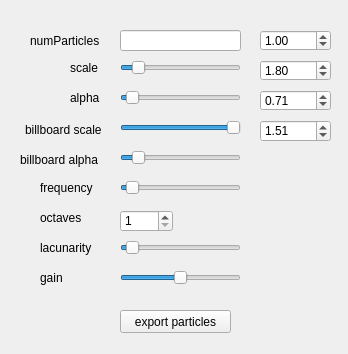
<?xml version="1.0" encoding="UTF-8"?>
<ui version="4.0">
 <class>Form</class>
 <widget class="QWidget" name="Form">
  <property name="geometry">
   <rect>
    <x>0</x>
    <y>0</y>
    <width>348</width>
    <height>354</height>
   </rect>
  </property>
  <property name="windowTitle">
   <string>Form</string>
  </property>
  <widget class="QLabel" name="label_3">
   <property name="geometry">
    <rect>
     <x>70</x>
     <y>90</y>
     <width>32</width>
     <height>15</height>
    </rect>
   </property>
   <property name="text">
    <string>alpha</string>
   </property>
  </widget>
  <widget class="QLineEdit" name="particleNum">
   <property name="geometry">
    <rect>
     <x>120</x>
     <y>30</y>
     <width>121</width>
     <height>21</height>
    </rect>
   </property>
  </widget>
  <widget class="QLabel" name="label_2">
   <property name="geometry">
    <rect>
     <x>70</x>
     <y>60</y>
     <width>32</width>
     <height>15</height>
    </rect>
   </property>
   <property name="text">
    <string>scale</string>
   </property>
  </widget>
  <widget class="QSlider" name="particleScale">
   <property name="geometry">
    <rect>
     <x>120</x>
     <y>60</y>
     <width>121</width>
     <height>16</height>
    </rect>
   </property>
   <property name="maximum">
    <number>1000</number>
   </property>
   <property name="value">
    <number>100</number>
   </property>
   <property name="orientation">
    <enum>Qt::Horizontal</enum>
   </property>
  </widget>
  <widget class="QLabel" name="label">
   <property name="geometry">
    <rect>
     <x>30</x>
     <y>30</y>
     <width>74</width>
     <height>21</height>
    </rect>
   </property>
   <property name="text">
    <string>numParticles</string>
   </property>
  </widget>
  <widget class="QDoubleSpinBox" name="attractor_b">
   <property name="geometry">
    <rect>
     <x>260</x>
     <y>60</y>
     <width>71</width>
     <height>21</height>
    </rect>
   </property>
   <property name="singleStep">
    <double>0.010000000000000</double>
   </property>
   <property name="value">
    <double>1.800000000000000</double>
   </property>
  </widget>
  <widget class="QDoubleSpinBox" name="attractor_c">
   <property name="geometry">
    <rect>
     <x>260</x>
     <y>90</y>
     <width>71</width>
     <height>21</height>
    </rect>
   </property>
   <property name="singleStep">
    <double>0.010000000000000</double>
   </property>
   <property name="value">
    <double>0.710000000000000</double>
   </property>
  </widget>
  <widget class="QDoubleSpinBox" name="attractor_a">
   <property name="geometry">
    <rect>
     <x>260</x>
     <y>30</y>
     <width>71</width>
     <height>21</height>
    </rect>
   </property>
   <property name="singleStep">
    <double>0.010000000000000</double>
   </property>
   <property name="value">
    <double>1.000000000000000</double>
   </property>
  </widget>
  <widget class="QSlider" name="particleAlpha">
   <property name="geometry">
    <rect>
     <x>120</x>
     <y>90</y>
     <width>121</width>
     <height>16</height>
    </rect>
   </property>
   <property name="maximum">
    <number>1000</number>
   </property>
   <property name="value">
    <number>50</number>
   </property>
   <property name="orientation">
    <enum>Qt::Horizontal</enum>
   </property>
  </widget>
  <widget class="QDoubleSpinBox" name="attractor_d">
   <property name="geometry">
    <rect>
     <x>260</x>
     <y>120</y>
     <width>71</width>
     <height>22</height>
    </rect>
   </property>
   <property name="singleStep">
    <double>0.010000000000000</double>
   </property>
   <property name="value">
    <double>1.510000000000000</double>
   </property>
  </widget>
  <widget class="QLabel" name="label_4">
   <property name="geometry">
    <rect>
     <x>25</x>
     <y>120</y>
     <width>81</width>
     <height>20</height>
    </rect>
   </property>
   <property name="text">
    <string>billboard scale</string>
   </property>
  </widget>
  <widget class="QLabel" name="label_5">
   <property name="geometry">
    <rect>
     <x>20</x>
     <y>150</y>
     <width>91</width>
     <height>20</height>
    </rect>
   </property>
   <property name="text">
    <string>billboard alpha</string>
   </property>
  </widget>
  <widget class="QSlider" name="billboardScale">
   <property name="geometry">
    <rect>
     <x>120</x>
     <y>120</y>
     <width>121</width>
     <height>16</height>
    </rect>
   </property>
   <property name="maximum">
    <number>1000</number>
   </property>
   <property name="value">
    <number>1000</number>
   </property>
   <property name="orientation">
    <enum>Qt::Horizontal</enum>
   </property>
  </widget>
  <widget class="QSlider" name="billboardAlpha">
   <property name="geometry">
    <rect>
     <x>120</x>
     <y>150</y>
     <width>121</width>
     <height>16</height>
    </rect>
   </property>
   <property name="maximum">
    <number>1000</number>
   </property>
   <property name="value">
    <number>100</number>
   </property>
   <property name="orientation">
    <enum>Qt::Horizontal</enum>
   </property>
  </widget>
  <widget class="QLabel" name="label_6">
   <property name="geometry">
    <rect>
     <x>40</x>
     <y>180</y>
     <width>56</width>
     <height>15</height>
    </rect>
   </property>
   <property name="text">
    <string>frequency</string>
   </property>
  </widget>
  <widget class="QSlider" name="frequency">
   <property name="geometry">
    <rect>
     <x>120</x>
     <y>180</y>
     <width>121</width>
     <height>16</height>
    </rect>
   </property>
   <property name="maximum">
    <number>1000</number>
   </property>
   <property name="value">
    <number>50</number>
   </property>
   <property name="orientation">
    <enum>Qt::Horizontal</enum>
   </property>
  </widget>
  <widget class="QLabel" name="label_7">
   <property name="geometry">
    <rect>
     <x>40</x>
     <y>210</y>
     <width>56</width>
     <height>15</height>
    </rect>
   </property>
   <property name="text">
    <string>octaves</string>
   </property>
  </widget>
  <widget class="QLabel" name="label_8">
   <property name="geometry">
    <rect>
     <x>40</x>
     <y>240</y>
     <width>56</width>
     <height>15</height>
    </rect>
   </property>
   <property name="text">
    <string>lacunarity</string>
   </property>
  </widget>
  <widget class="QLabel" name="label_9">
   <property name="geometry">
    <rect>
     <x>40</x>
     <y>270</y>
     <width>56</width>
     <height>15</height>
    </rect>
   </property>
   <property name="text">
    <string>gain</string>
   </property>
  </widget>
  <widget class="QSpinBox" name="octaves">
   <property name="geometry">
    <rect>
     <x>120</x>
     <y>210</y>
     <width>53</width>
     <height>22</height>
    </rect>
   </property>
   <property name="minimum">
    <number>1</number>
   </property>
   <property name="maximum">
    <number>8</number>
   </property>
  </widget>
  <widget class="QSlider" name="lacunarity">
   <property name="geometry">
    <rect>
     <x>120</x>
     <y>240</y>
     <width>121</width>
     <height>16</height>
    </rect>
   </property>
   <property name="maximum">
    <number>1000</number>
   </property>
   <property name="value">
    <number>50</number>
   </property>
   <property name="orientation">
    <enum>Qt::Horizontal</enum>
   </property>
  </widget>
  <widget class="QSlider" name="gain">
   <property name="geometry">
    <rect>
     <x>120</x>
     <y>270</y>
     <width>121</width>
     <height>16</height>
    </rect>
   </property>
   <property name="maximum">
    <number>1000</number>
   </property>
   <property name="value">
    <number>500</number>
   </property>
   <property name="orientation">
    <enum>Qt::Horizontal</enum>
   </property>
  </widget>
  <widget class="QPushButton" name="exportParticlesButton">
   <property name="geometry">
    <rect>
     <x>120</x>
     <y>310</y>
     <width>111</width>
     <height>23</height>
    </rect>
   </property>
   <property name="text">
    <string>export particles</string>
   </property>
  </widget>
 </widget>
 <resources/>
 <connections/>
</ui>
